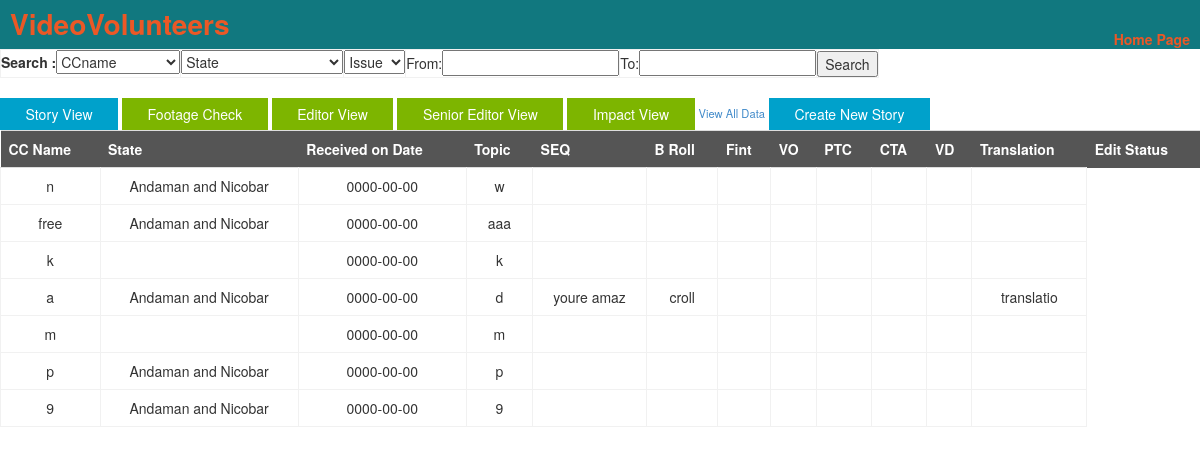
/dateview.php, run on the app's committed database.
### tables this page shows
CREATE TABLE `storytrack` (
  `fid` int(10) NOT NULL AUTO_INCREMENT,
  `seq` varchar(10) DEFAULT NULL,
  `broll` varchar(10) DEFAULT NULL,
  `fint` varchar(10) DEFAULT NULL,
  `vo` varchar(10) DEFAULT NULL,
  `ptc` varchar(10) DEFAULT NULL,
  `cta` varchar(10) DEFAULT NULL,
  `vd` varchar(10) DEFAULT NULL,
  `translation` varchar(10) DEFAULT NULL,
  `ccname` varchar(30) DEFAULT NULL,
  `state` varchar(20) DEFAULT NULL,
  `receiveddate` date DEFAULT NULL,
  `issuetopic` varchar(50) DEFAULT NULL,
  `storydescription` varchar(300) DEFAULT NULL,
  `paymentstatus` varchar(10) DEFAULT NULL,
  `editstatus` varchar(10) DEFAULT NULL,
  `editedmonth` date DEFAULT NULL,
  `notes` varchar(100) DEFAULT NULL,
  `publishplatform` varchar(10) DEFAULT NULL,
  `editor` varchar(30) DEFAULT NULL,
  `editorpayment` varchar(10) DEFAULT NULL,
  `uploaddate` date DEFAULT NULL,
  `publishdate` date DEFAULT NULL,
  `receivedRO` varchar(10) DEFAULT NULL,
  `receivedHQ` varchar(10) DEFAULT NULL,
  `uniquenumber` varchar(30) DEFAULT NULL,
  `dateofstory` date DEFAULT NULL,
  `ccpair` varchar(30) DEFAULT NULL,
  `program` varchar(30) DEFAULT NULL,
  `mentor` varchar(30) DEFAULT NULL,
  `iutopic` varchar(30) DEFAULT NULL,
  `videotreatment` varchar(30) DEFAULT NULL,
  `shootplan` varchar(30) DEFAULT NULL,
  `stage` varchar(30) DEFAULT NULL,
  `impactpossible` varchar(20) DEFAULT NULL,
  PRIMARY KEY (`fid`),
  UNIQUE KEY `uniquenumber` (`uniquenumber`)
);

### public/dateview.php (the view, shortened to what this page needs)
<?php
include ('header.php');
$receiveddate = $_POST['receiveddate'];?>
<table class="table table-hover">
<tr>
<th>CC Name</th>
<th>State</th>
<th>Received on Date</th>
<th>Topic</th>
<th>SEQ</th>
<th>B Roll</th>
<th>Fint</th>
<th>VO</th>
<th>PTC</th>
<th>CTA</th>
<th>VD</th>
<th>Translation</th>
<th>Edit Status</th>
</tr>
<?php
$statusedit= "select * from storytrack where receiveddate = '$receiveddate'";
$result = $db->query($statusedit);
while($row = mysqli_fetch_array($result)) {
  echo "<tr>";
  echo "<td>" . $row['ccname'] . "</td>" ;
  echo "<td>" . $row['state'] . "</td>";
  echo "<td>" . $row['receiveddate'] . "</td>";
  echo "<td>" . $row['issuetopic'] . "</td>";
  echo "<td>" . $row['seq'] . "</td>";
  echo "<td>" . $row['broll'] . "</td>";
  echo "<td>" . $row['fint'] . "</td>";
  echo "<td>" . $row['vo'] . "</td>";
  echo "<td>" . $row['ptc'] . "</td>";
  echo "<td>" . $row['cta'] . "</td>";
  echo "<td>" . $row['vd'] . "</td>";
  echo "<td>" . $row['translation'] . "</td>";
  echo "</tr>";
}
?>
</table>

### public/main.css (style rules this page uses)
th { background-color:#555555; color: white; border:#555555 ; text-align: center; background-attachment: fixed; }
td { border:1px solid #f1f1f1 ; }
tr { text-align: center; }

### data on the page
storytrack: ccname "n", state "Andaman and Nicobar", receiveddate "0000-00-00", issuetopic "w"
storytrack: ccname "free", state "Andaman and Nicobar", receiveddate "0000-00-00", issuetopic "aaa"
storytrack: ccname "k", receiveddate "0000-00-00", issuetopic "k"
storytrack: ccname "a", state "Andaman and Nicobar", receiveddate "0000-00-00", issuetopic "d", seq "youre amaz", broll "croll", translation "translatio"
storytrack: ccname "m", receiveddate "0000-00-00", issuetopic "m"
storytrack: ccname "p", state "Andaman and Nicobar", receiveddate "0000-00-00", issuetopic "p"
storytrack: ccname "9", state "Andaman and Nicobar", receiveddate "0000-00-00", issuetopic "9"
